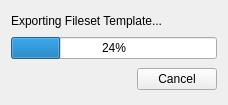
<ui version="4.0" >
 <class>ExportFilesetDlg</class>
 <widget class="QWidget" name="ExportFilesetDlg" >
  <property name="geometry" >
   <rect>
    <x>0</x>
    <y>0</y>
    <width>228</width>
    <height>105</height>
   </rect>
  </property>
  <property name="sizePolicy" >
   <sizepolicy vsizetype="Fixed" hsizetype="Preferred" >
    <horstretch>0</horstretch>
    <verstretch>0</verstretch>
   </sizepolicy>
  </property>
  <property name="windowTitle" >
   <string>Form</string>
  </property>
  <layout class="QVBoxLayout" name="verticalLayout" >
   <item>
    <widget class="QLabel" name="mStatic" >
     <property name="sizePolicy" >
      <sizepolicy vsizetype="Fixed" hsizetype="Preferred" >
       <horstretch>0</horstretch>
       <verstretch>0</verstretch>
      </sizepolicy>
     </property>
     <property name="minimumSize" >
      <size>
       <width>205</width>
       <height>0</height>
      </size>
     </property>
     <property name="text" >
      <string>Exporting Fileset Template...</string>
     </property>
    </widget>
   </item>
   <item>
    <widget class="QProgressBar" name="mProg" >
     <property name="value" >
      <number>24</number>
     </property>
    </widget>
   </item>
   <item>
    <widget class="QDialogButtonBox" name="buttonBox" >
     <property name="standardButtons" >
      <set>QDialogButtonBox::Cancel</set>
     </property>
    </widget>
   </item>
  </layout>
 </widget>
 <resources/>
 <connections/>
</ui>
